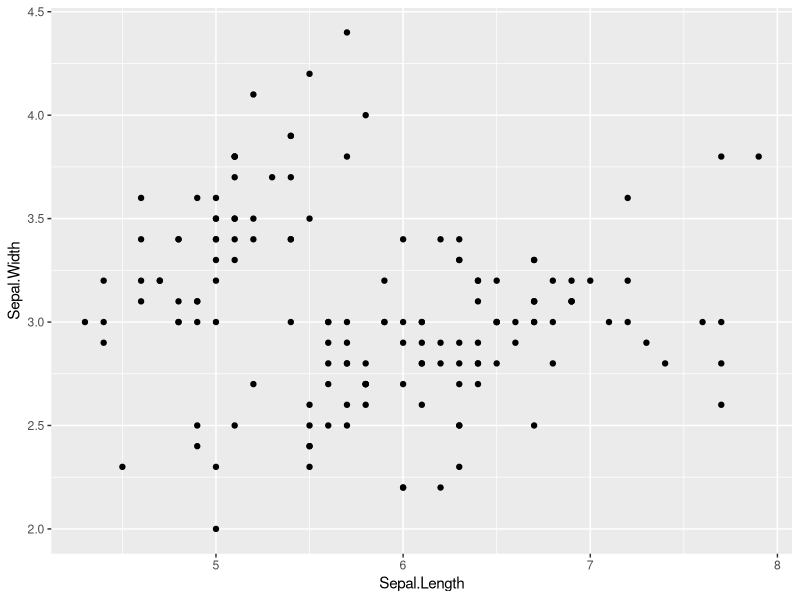
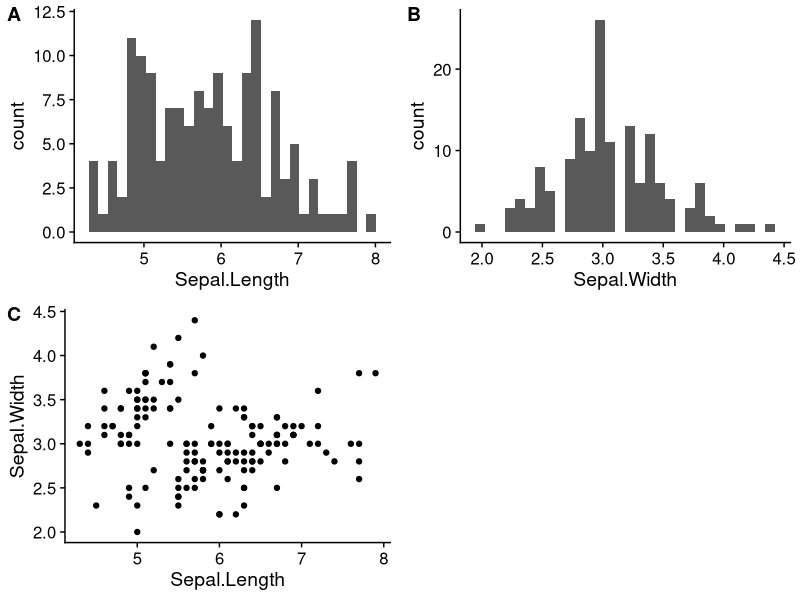
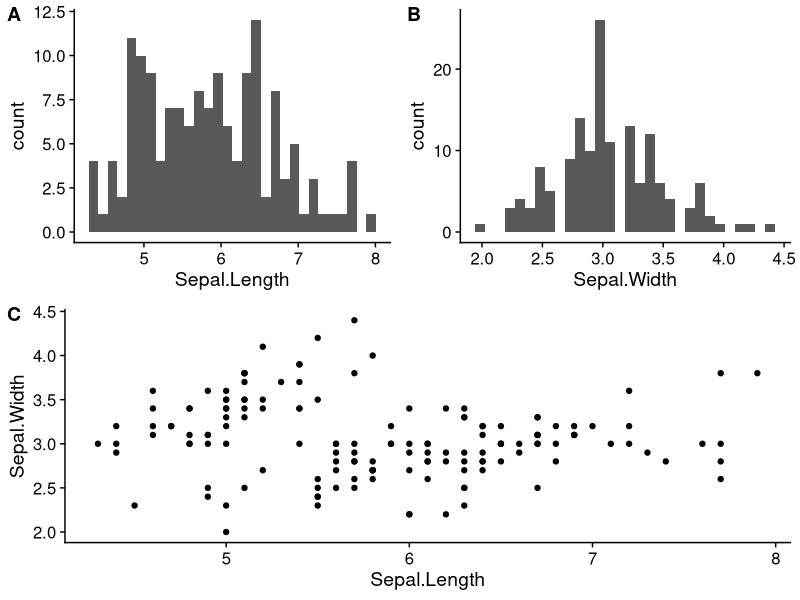

Write R code to recreate these figures, in order.
## ---- chunk 1
#| label: requirements
#| include: false
# load and install necessary R packages
# This is not shown in the html script.

# install necessary R packages
if(!require(dplyr)) install.packages("tidyverse")
# if(!require(cowplot)) install.packages("cowplot")

# load necessary R packages
library(tidyverse)
## ---- chunk 2
3 == 3 # by returning TRUE, R tells you that 3 is indeed the same as 3
3 == 4 # by returning FALSE, R tells you that 3 is NOT the same as 3
## ---- chunk 3
a <- seq(from = 0, to = 5, by = 1)
b <- seq(from = 0.1, to = 0.3, by = 0.1)

# checking the lengths of the two vectors by hand
length(a)
length(b)

# check if the length of vector a is the same as the length of vector b
length(a) == length(b)
# their lengths differ, because a is longer than b.
## ---- chunk 4
3 > 1 # 3 is larger than 1
4 > 5 # 4 is NOT larger than 5
## ---- chunk 5
length(a) > length(b)
## ---- chunk 6
a > b
## ---- chunk 7
a <- seq(from = 1, to = 5, by = 1)
b <- seq(from = 0.1, to = 0.3, by = 0.1)
sum <- b - a # R adjusts the length of b according the sequence of a and subtracts the values correspondingly from each sequence.
sum
## ---- chunk 8
a <- seq(from = 0, to = 5, by = 1)
b <- seq(from = 0, to = 2.5, by = 0.5)
c <- seq(from = 0, to = 0.5, by = 0.1)
(a + b) / c
## ---- chunk 9

## ---- chunk 10

## ---- chunk 11
a <- seq(from = 1, to = 5, by = 1)
b <- seq(from = 0.1, to = 0.3, by = 0.1)
a + b
## ---- chunk 12
a <- seq(from = 1, to = 6, by = 1)
b <- seq(from = 0.1, to = 0.3, by = 0.1)
a + b
## ---- chunk 13
dev.off()
## ---- chunk 14
library(ggplot2)
data(iris)
plot_iris <- ggplot(iris, aes(x = Sepal.Length, y = Sepal.Width)) +
  geom_point()
plot_iris
## ---- chunk 15
# install.packages("cowplot")
library(cowplot)
## ---- chunk 16
hist_sepallength <- ggplot(iris, aes(x = Sepal.Length)) +
  geom_histogram() +
  theme_half_open() # note that some people prefer a white background

hist_sepalwidth <- ggplot(iris, aes(x = Sepal.Width)) +
  geom_histogram() +
  theme_half_open()

lineplot_iris <- ggplot(iris, aes(x = Sepal.Length, y = Sepal.Width)) +
  geom_point() +
  theme_half_open()
## ---- chunk 17
plot_grid(hist_sepallength, hist_sepalwidth, lineplot_iris,
          nrow = 2,
          labels = c("A", "B", "C"))
## ---- chunk 18
iris_histograms <- plot_grid(hist_sepallength, hist_sepalwidth,
          ncol = 2,
          labels = c("A", "B", "C"))
plot_grid(iris_histograms, lineplot_iris,
          nrow = 2,
          labels = c("", "C"))
## ---- chunk 19
data(iris)
